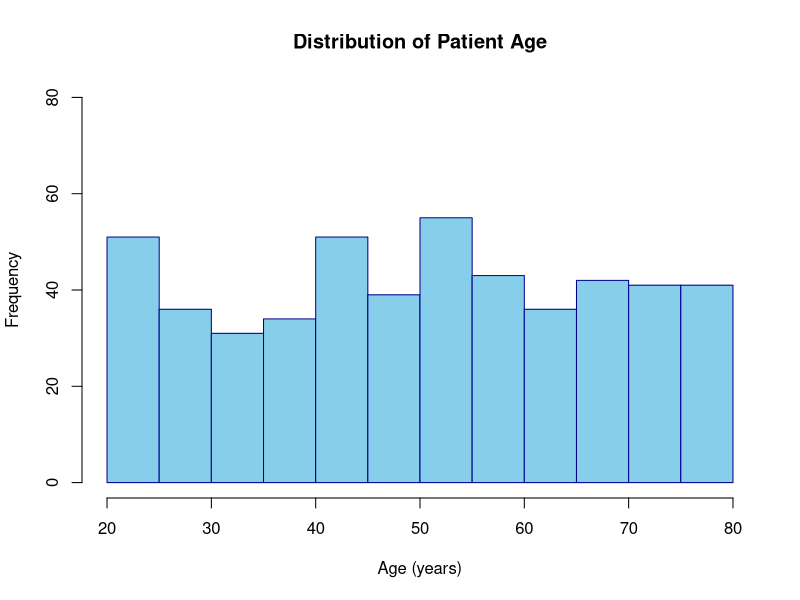
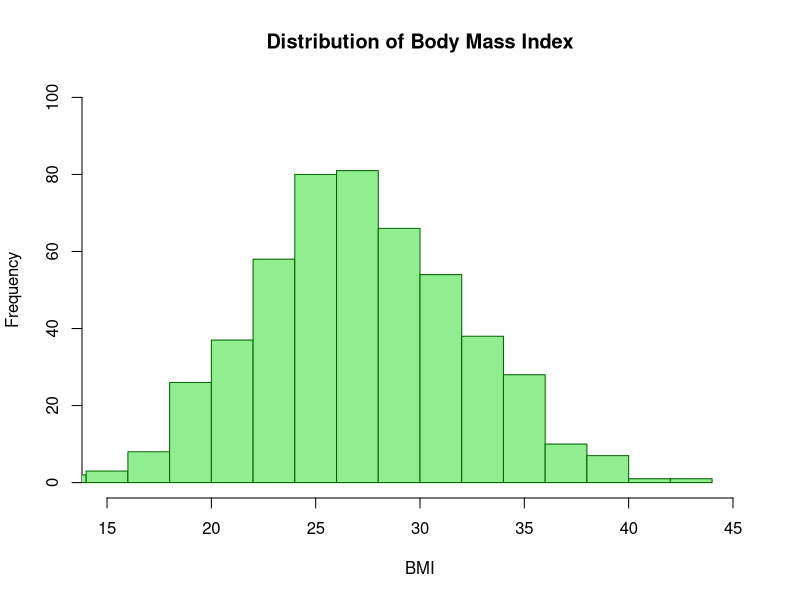
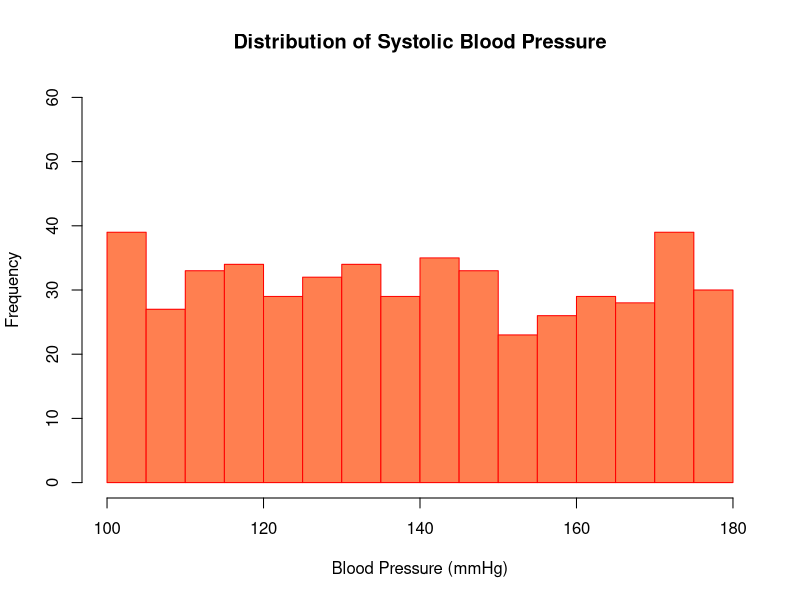
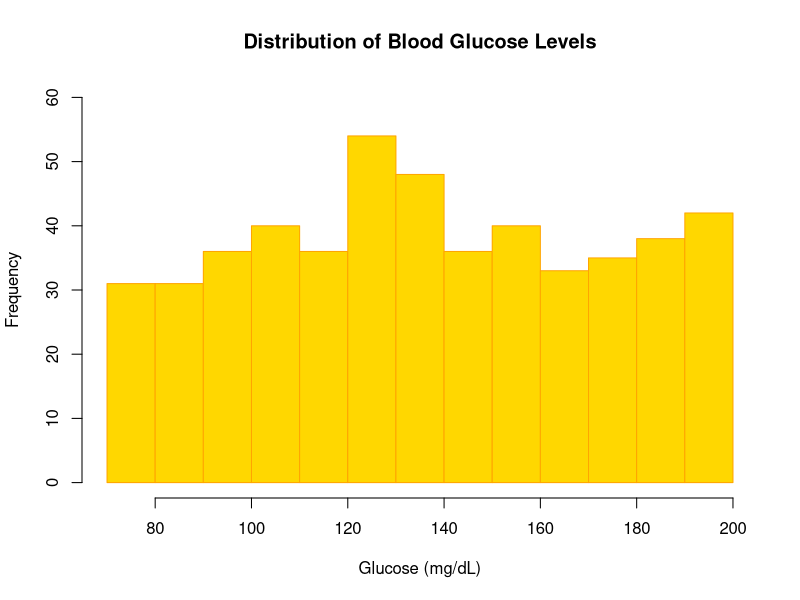
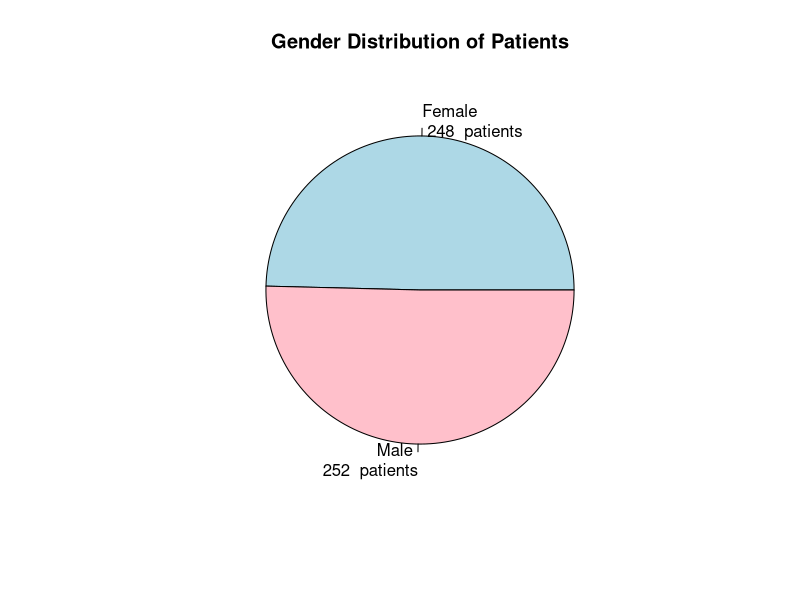
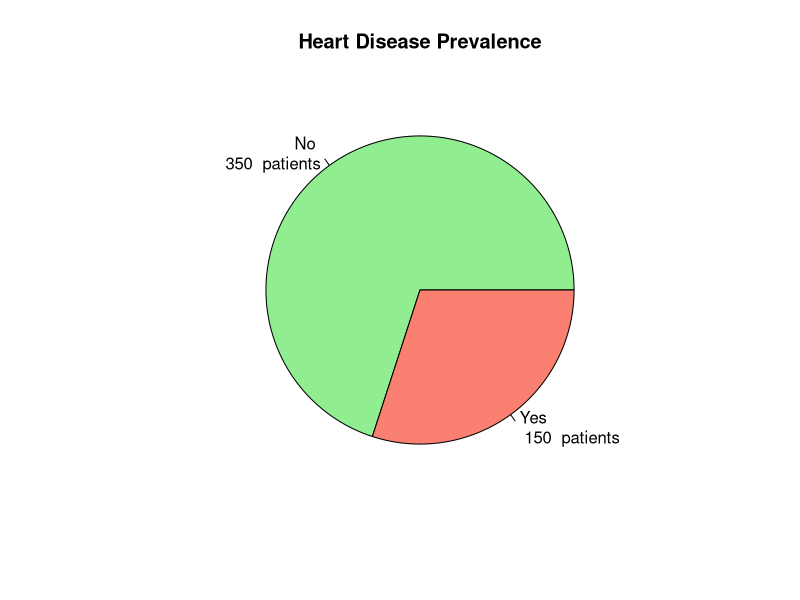
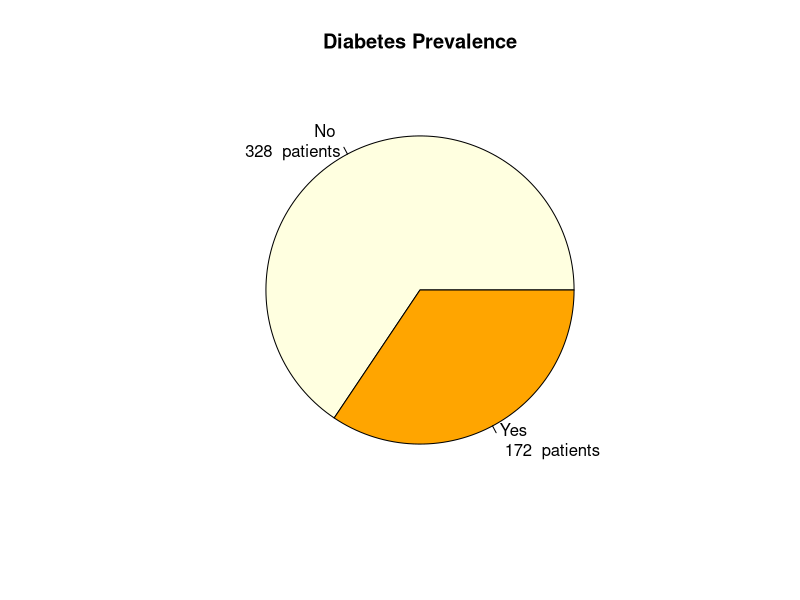
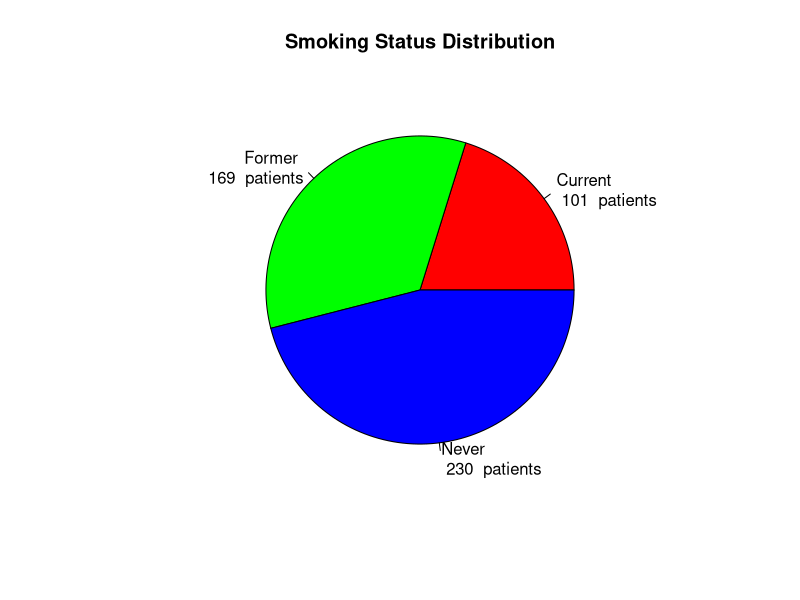

Write R code to recreate these figures, in order.

# HEALTH RISK FACTORS ANALYSIS - MINI PROJECT IN R


# Install required packages (run once)
# install.packages("dplyr")
# install.packages("tibble")

getwd()

# Load packages
library(dplyr)  # For data manipulation
library(tibble) # For glimpse() function

cat("========================================\n")
cat("HEALTH RISK FACTORS ANALYSIS - MINI PROJECT\n")
cat("========================================\n\n")

# Load the health dataset
health <- read.csv("health_risk_factors_data.csv")
cat("=== Dataset Loaded Successfully ===\n\n")

# Display first few rows
cat("First 5 patients:\n")
print(head(health, 5))
cat("\n")


# 1. Calculate Health Risk Score (simple weighted calculation)
health$Risk_Score <- (health$Age * 0.2) + (health$BMI * 2) + 
                     (health$Blood_Pressure_Systolic * 0.1) + 
                     (health$Glucose_Level * 0.15)

cat("=== Arithmetic Operation 1: RISK SCORE CALCULATION ===\n")
cat("Formula: Risk Score = (Age × 0.2) + (BMI × 2) + (BP × 0.1) + (Glucose × 0.15)\n")
cat("Sample Risk Score values:\n")
print(head(health[, c("Patient_ID", "Age", "BMI", "Risk_Score")], 5))
cat("\n")

# 2. Calculate Cholesterol Ratio (Total/HDL)
health$Cholesterol_Ratio <- health$Cholesterol_Total / health$Cholesterol_HDL

cat("=== Arithmetic Operation 2: CHOLESTEROL RATIO ===\n")
cat("Formula: Ratio = Total Cholesterol / HDL\n")
cat("Sample values:\n")
print(head(health[, c("Patient_ID", "Cholesterol_Total", "Cholesterol_HDL", "Cholesterol_Ratio")], 5))
cat("\n")

# 3. Calculate BMI Category Score
health$BMI_Score <- health$BMI / 5  # Simplified scoring

cat("=== Arithmetic Operation 3: BMI SCORING ===\n")
cat("Formula: BMI Score = BMI / 5\n")
cat("Sample values:\n")
print(head(health[, c("Patient_ID", "BMI", "BMI_Score")], 5))
cat("\n")

cat("=== MATHEMATICAL FUNCTIONS ON BMI ===\n\n")

# Mean BMI
mean_bmi <- mean(health$BMI)
cat("Mean BMI:", round(mean_bmi, 2), "\n")

# Median BMI
median_bmi <- median(health$BMI)
cat("Median BMI:", round(median_bmi, 2), "\n")

# Standard deviation
sd_bmi <- sd(health$BMI)
cat("Standard Deviation of BMI:", round(sd_bmi, 2), "\n")

# Variance
var_bmi <- var(health$BMI)
cat("Variance of BMI:", round(var_bmi, 2), "\n")

# Minimum and Maximum
min_bmi <- min(health$BMI)
max_bmi <- max(health$BMI)
cat("Minimum BMI:", min_bmi, "\n")
cat("Maximum BMI:", max_bmi, "\n")

# Range
range_bmi <- max_bmi - min_bmi
cat("BMI Range:", range_bmi, "\n")

# Quantiles (25th, 50th, 75th percentile)
quantiles_bmi <- quantile(health$BMI, probs = c(0.25, 0.5, 0.75))
cat("\nBMI Quantiles:\n")
print(quantiles_bmi)
cat("\n")

# Sum of all ages
total_age <- sum(health$Age)
cat("Total Age of All Patients:", total_age, "years\n")

# Square root of average blood pressure
avg_bp <- mean(health$Blood_Pressure_Systolic)
sqrt_bp <- sqrt(avg_bp)
cat("Average Blood Pressure:", round(avg_bp, 2), "mmHg\n")
cat("Square Root of Avg BP:", round(sqrt_bp, 2), "\n")

# Absolute value example (difference from mean)
health$BMI_Deviation <- abs(health$BMI - mean_bmi)
cat("\nAbsolute deviation from mean BMI (first 5):\n")
print(head(health[, c("Patient_ID", "BMI", "BMI_Deviation")], 5))
cat("\n")

# Display dimensions using dim()
cat("Dataset Dimensions using dim():\n")
dimensions <- dim(health)
cat("Rows (Patients):", dimensions[1], "\n")
cat("Columns (Variables):", dimensions[2], "\n\n")

# Display structure using glimpse()
cat("Dataset Structure using glimpse():\n")
glimpse(health)
cat("\n")

# Additional structure information
cat("Column names:\n")
print(colnames(health))
cat("\n")

cat("Data types:\n")
print(sapply(health, class))
cat("\n")


# Create a vector of high-risk patients (Risk_Score >= 100)
high_risk <- health[health$Risk_Score >= 100, ]
cat("Number of High-Risk Patients (Score >= 100):", nrow(high_risk), "\n")
cat("Top 5 High-Risk Patients:\n")
print(head(high_risk[, c("Patient_ID", "Age", "BMI", "Risk_Score")], 5))
cat("\n")

# Create a subset of diabetic patients
diabetic <- health[health$Diabetes == "Yes", ]
cat("Number of Diabetic Patients:", nrow(diabetic), "\n")
cat("Average BMI of Diabetic Patients:", round(mean(diabetic$BMI), 2), "\n\n")

# Create gender-wise summary object
gender_summary <- health %>%
  group_by(Gender) %>%
  summarise(
    Count = n(),
    Avg_Age = mean(Age),
    Avg_BMI = mean(BMI),
    Avg_BP = mean(Blood_Pressure_Systolic),
    Heart_Disease_Count = sum(Heart_Disease == "Yes")
  ) %>%
  arrange(desc(Avg_BMI))

cat("Gender-wise Summary:\n")
print(gender_summary)
cat("\n")

# Create a new data frame with high-risk patients
top_risk <- data.frame(
  Rank = 1:10,
  Patient_ID = head(health[order(-health$Risk_Score), "Patient_ID"], 10),
  Age = head(health[order(-health$Risk_Score), "Age"], 10),
  BMI = head(health[order(-health$Risk_Score), "BMI"], 10),
  Risk_Score = head(health[order(-health$Risk_Score), "Risk_Score"], 10)
)

cat("Top 10 High-Risk Patients (Custom Data Frame):\n")
print(top_risk)
cat("\n")

# Get structure of the new data frame
cat("Structure of Top Risk Data Frame:\n")
str(top_risk)
cat("\n")

# Loop 1: Find average BMI by age groups
cat("=== Average BMI by Age Groups (Using Loop) ===\n")
age_groups <- list(
  "20-35" = c(20, 35),
  "36-50" = c(36, 50),
  "51-65" = c(51, 65),
  "66-80" = c(66, 80)
)

for (group_name in names(age_groups)) {
  age_range <- age_groups[[group_name]]
  group_data <- health[health$Age >= age_range[1] & health$Age <= age_range[2], ]
  avg_bmi <- mean(group_data$BMI)
  cat("Age", group_name, ":", round(avg_bmi, 2), "\n")
}
cat("\n")

# Loop 2: Count patients in different BMI categories
cat("=== BMI Categories (Using Loop) ===\n")
bmi_breaks <- c(0, 18.5, 25, 30, 100)
bmi_labels <- c("Underweight (<18.5)", "Normal (18.5-25)", "Overweight (25-30)", "Obese (>30)")

for (i in 1:(length(bmi_breaks) - 1)) {
  count <- sum(health$BMI >= bmi_breaks[i] & health$BMI < bmi_breaks[i + 1])
  cat(bmi_labels[i], ":", count, "patients\n")
}
cat("\n")

# Loop 3: Calculate disease prevalence by gender
cat("=== Disease Prevalence by Gender (Using Loop) ===\n")
diseases <- c("Heart_Disease", "Diabetes", "Stroke")

for (disease in diseases) {
  cat("\n", disease, ":\n", sep = "")
  for (gender in c("Male", "Female")) {
    gender_data <- health[health$Gender == gender, ]
    disease_count <- sum(gender_data[[disease]] == "Yes")
    prevalence <- (disease_count / nrow(gender_data)) * 100
    cat("  ", gender, ": ", disease_count, " (", round(prevalence, 1), "%)\n", sep = "")
  }
}
cat("\n")

# Histogram 1: Distribution of Age
cat("Creating Histogram 1: Age Distribution\n")
hist(
  health$Age,
  main = "Distribution of Patient Age",
  col = "skyblue",
  xlab = "Age (years)",
  border = "darkblue",
  xlim = c(20, 80),
  ylim = c(0, 80),
  breaks = 15
)
cat("Histogram shows the frequency distribution of patient ages\n")
cat("Most patients are between 40-60 years\n\n")

# Histogram 2: Distribution of BMI
cat("Creating Histogram 2: BMI Distribution\n")
hist(
  health$BMI,
  main = "Distribution of Body Mass Index",
  col = "lightgreen",
  xlab = "BMI",
  border = "darkgreen",
  xlim = c(15, 45),
  ylim = c(0, 100),
  breaks = 20
)
cat("Histogram shows most patients have BMI between 25-30\n")
cat("Some patients show very high BMI indicating obesity\n\n")

# Histogram 3: Distribution of Blood Pressure
cat("Creating Histogram 3: Blood Pressure Distribution\n")
hist(
  health$Blood_Pressure_Systolic,
  main = "Distribution of Systolic Blood Pressure",
  col = "coral",
  xlab = "Blood Pressure (mmHg)",
  border = "red",
  xlim = c(100, 180),
  ylim = c(0, 60),
  breaks = 15
)
cat("Most patients have blood pressure between 120-140 mmHg\n\n")

# Histogram 4: Distribution of Glucose
cat("Creating Histogram 4: Glucose Level Distribution\n")
hist(
  health$Glucose_Level,
  main = "Distribution of Blood Glucose Levels",
  col = "gold",
  xlab = "Glucose (mg/dL)",
  border = "orange",
  xlim = c(70, 200),
  ylim = c(0, 60),
  breaks = 15
)
cat("Glucose levels show variation, with some high values indicating diabetes risk\n\n")

# Pie Chart 1: Gender Distribution
cat("Creating Pie Chart 1: Gender Distribution\n")
gender_counts <- table(health$Gender)
pie(
  gender_counts,
  main = "Gender Distribution of Patients",
  col = c("lightblue", "pink"),
  labels = paste(names(gender_counts), "\n", gender_counts, " patients")
)
cat("Pie chart shows the proportion of male and female patients\n\n")

# Pie Chart 2: Heart Disease Distribution
cat("Creating Pie Chart 2: Heart Disease Distribution\n")
heart_disease_counts <- table(health$Heart_Disease)
pie(
  heart_disease_counts,
  main = "Heart Disease Prevalence",
  col = c("lightgreen", "salmon"),
  labels = paste(names(heart_disease_counts), "\n", heart_disease_counts, " patients")
)
cat("Shows percentage of patients with and without heart disease\n\n")

# Pie Chart 3: Diabetes Distribution
cat("Creating Pie Chart 3: Diabetes Distribution\n")
diabetes_counts <- table(health$Diabetes)
pie(
  diabetes_counts,
  main = "Diabetes Prevalence",
  col = c("lightyellow", "orange"),
  labels = paste(names(diabetes_counts), "\n", diabetes_counts, " patients")
)
cat("Shows percentage of patients with and without diabetes\n\n")

# Pie Chart 4: Smoking Status Distribution
cat("Creating Pie Chart 4: Smoking Status Distribution\n")
smoking_counts <- table(health$Smoking_Status)
pie(
  smoking_counts,
  main = "Smoking Status Distribution",
  col = rainbow(length(smoking_counts)),
  labels = paste(names(smoking_counts), "\n", smoking_counts, " patients")
)
cat("Shows distribution of smoking habits among patients\n\n")

# Scatter Plot 1: Age vs BMI
cat("Creating Scatter Plot 1: Age vs BMI\n")
plot(
  health$Age, 
  health$BMI,
  main = "Relationship between Age and BMI",
  xlab = "Age (years)",
  ylab = "Body Mass Index",
  col = "blue",
  pch = 19,
  cex = 0.8
)
abline(lm(health$BMI ~ health$Age), col = "red", lwd = 2)
cat("Scatter plot shows relationship between age and BMI with trend line\n\n")

# Scatter Plot 2: BMI vs Blood Pressure
cat("Creating Scatter Plot 2: BMI vs Blood Pressure\n")
plot(
  health$BMI, 
  health$Blood_Pressure_Systolic,
  main = "BMI vs Blood Pressure",
  xlab = "Body Mass Index",
  ylab = "Systolic BP (mmHg)",
  col = "darkgreen",
  pch = 19,
  cex = 0.8
)
abline(lm(health$Blood_Pressure_Systolic ~ health$BMI), col = "red", lwd = 2)
cat("Higher BMI tends to correlate with higher blood pressure\n\n")

# Scatter Plot 3: Age vs Glucose Level
cat("Creating Scatter Plot 3: Age vs Glucose Level\n")
plot(
  health$Age, 
  health$Glucose_Level,
  main = "Age vs Blood Glucose Level",
  xlab = "Age (years)",
  ylab = "Glucose (mg/dL)",
  col = "purple",
  pch = 19,
  cex = 0.8
)
abline(lm(health$Glucose_Level ~ health$Age), col = "red", lwd = 2)
cat("Shows how glucose levels change with age\n\n")

# Scatter Plot 4: Cholesterol vs Age (colored by Heart Disease)
cat("Creating Scatter Plot 4: Cholesterol vs Age (by Heart Disease)\n")
colors <- ifelse(health$Heart_Disease == "Yes", "red", "blue")
plot(
  health$Age, 
  health$Cholesterol_Total,
  main = "Cholesterol vs Age (Colored by Heart Disease)",
  xlab = "Age (years)",
  ylab = "Total Cholesterol (mg/dL)",
  col = colors,
  pch = 19,
  cex = 0.8
)
legend("topright", legend = c("No Heart Disease", "Heart Disease"), 
       col = c("blue", "red"), pch = 19)
cat("Red points indicate patients with heart disease\n\n")

# Boxplot 1: BMI by Heart Disease Status
cat("Creating Boxplot 1: BMI by Heart Disease Status\n")
boxplot(
  BMI ~ Heart_Disease,
  data = health,
  main = "BMI Distribution by Heart Disease Status",
  xlab = "Heart Disease",
  ylab = "Body Mass Index",
  col = c("lightgreen", "salmon"),
  border = "black"
)
cat("Boxplot compares BMI between patients with and without heart disease\n\n")

# Boxplot 2: Age by Diabetes Status
cat("Creating Boxplot 2: Age by Diabetes Status\n")
boxplot(
  Age ~ Diabetes,
  data = health,
  main = "Age Distribution by Diabetes Status",
  xlab = "Diabetes",
  ylab = "Age (years)",
  col = c("lightblue", "orange"),
  border = "black"
)
cat("Shows age differences between diabetic and non-diabetic patients\n\n")

# Boxplot 3: Blood Pressure by Gender
cat("Creating Boxplot 3: Blood Pressure by Gender\n")
boxplot(
  Blood_Pressure_Systolic ~ Gender,
  data = health,
  main = "Blood Pressure by Gender",
  xlab = "Gender",
  ylab = "Systolic BP (mmHg)",
  col = c("pink", "lightblue"),
  border = "black"
)
cat("Compares blood pressure levels between male and female patients\n\n")

# Boxplot 4: Cholesterol by Smoking Status
cat("Creating Boxplot 4: Cholesterol by Smoking Status\n")
boxplot(
  Cholesterol_Total ~ Smoking_Status,
  data = health,
  main = "Cholesterol Levels by Smoking Status",
  xlab = "Smoking Status",
  ylab = "Total Cholesterol (mg/dL)",
  col = rainbow(length(unique(health$Smoking_Status))),
  border = "black",
  las = 2
)
cat("Shows how cholesterol varies across different smoking habits\n\n")

cat("=================================================\n")
cat("        FINAL INSIGHTS & CONCLUSIONS        \n")
cat("=================================================\n\n")

# Key Statistics
cat("1. OVERALL STATISTICS:\n")
cat("   - Total Patients Analyzed:", nrow(health), "\n")
cat("   - Average Age:", round(mean(health$Age), 2), "years\n")
cat("   - Average BMI:", round(mean(health$BMI), 2), "\n")
cat("   - Average Blood Pressure:", round(mean(health$Blood_Pressure_Systolic), 2), "mmHg\n\n")

# Disease Prevalence
heart_disease_prev <- (sum(health$Heart_Disease == "Yes") / nrow(health)) * 100
diabetes_prev <- (sum(health$Diabetes == "Yes") / nrow(health)) * 100
stroke_prev <- (sum(health$Stroke == "Yes") / nrow(health)) * 100

cat("2. DISEASE PREVALENCE:\n")
cat("   - Heart Disease:", round(heart_disease_prev, 1), "%\n")
cat("   - Diabetes:", round(diabetes_prev, 1), "%\n")
cat("   - Stroke:", round(stroke_prev, 1), "%\n\n")

# Risk Factors
highest_risk <- health[which.max(health$Risk_Score), ]
cat("3. HIGHEST RISK PATIENT:\n")
cat("   - Patient ID:", highest_risk$Patient_ID, "\n")
cat("   - Age:", highest_risk$Age, "years\n")
cat("   - BMI:", highest_risk$BMI, "\n")
cat("   - Risk Score:", round(highest_risk$Risk_Score, 2), "\n\n")

# Correlation Analysis
correlation_age_bmi <- cor(health$Age, health$BMI)
correlation_bmi_bp <- cor(health$BMI, health$Blood_Pressure_Systolic)

cat("4. CORRELATIONS:\n")
cat("   - Age vs BMI:", round(correlation_age_bmi, 3), "\n")
cat("   - BMI vs Blood Pressure:", round(correlation_bmi_bp, 3), "\n\n")

# BMI Categories
underweight <- sum(health$BMI < 18.5)
normal <- sum(health$BMI >= 18.5 & health$BMI < 25)
overweight <- sum(health$BMI >= 25 & health$BMI < 30)
obese <- sum(health$BMI >= 30)

cat("5. BMI CATEGORIES:\n")
cat("   - Underweight:", underweight, "patients\n")
cat("   - Normal:", normal, "patients\n")
cat("   - Overweight:", overweight, "patients\n")
cat("   - Obese:", obese, "patients\n\n")

cat("=================================================\n")
cat("      ANALYSIS COMPLETED SUCCESSFULLY      \n")
cat("=================================================\n")

# Save results to a summary file
summary_data <- data.frame(
  Metric = c("Total Patients", "Avg Age", "Avg BMI", "Avg BP", 
             "Heart Disease %", "Diabetes %", "Stroke %"),
  Value = c(nrow(health), round(mean(health$Age), 2),
            round(mean(health$BMI), 2), round(mean(health$Blood_Pressure_Systolic), 2),
            round(heart_disease_prev, 1), round(diabetes_prev, 1), round(stroke_prev, 1))
)

write.csv(summary_data, "health_analysis_summary.csv", row.names = FALSE)
cat("\nSummary saved to: health_analysis_summary.csv\n")

# END OF HEALTH RISK FACTORS ANALYSIS MINI PROJECT
